Frame 1 (no input): blank canvas, image omitted
Frame 60 (the mouse pressed at the canvas centre just before this capture): blank canvas, image omitted
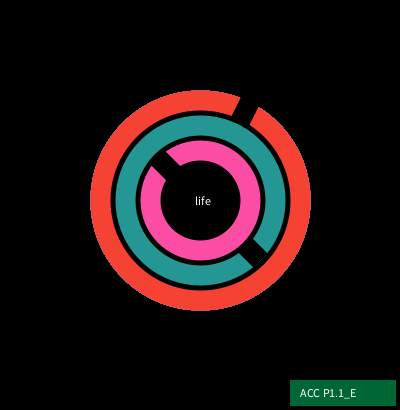
Frame 120 (the mouse held since frame 60 and released just before this capture)

The Processing sketch whose frames 1 and 60 were blank and that drew this single picture after the mouse press (run headless with seeded random() and noise(); from frame 60 on, the mouse is pressed at the canvas centre):

// Processing sketch: processing_95454
// ── processing_95454.pde

/*-------------------
Codi creat per Arnau Cuadras
Pràctica "P1.1_e"
Informàtica
Grup 4
2n GEDI
ELISAVA
-------------------*/
 
int counter;
void setup() {
  size(400,410);
  background(0,0,0);
  counter=0;
}
void draw(){
  counter++;
  strokeWeight(20);
  stroke(random(255),random(255),random(255));
  fill(0,0,0);
  if(mousePressed==true){
    ellipse(200,200,200,200);
stroke(0,0,0);
triangle(200,200,250,100,200,200);
stroke(random(255),random(255),random(255));
ellipse(200,200,150,150);
stroke(0,0,0);
triangle(210,210,260,260,210,210);
stroke(random(255),random(255),random(255));
ellipse(200,200,100,100);
stroke(0,0,0);
triangle(200,200,155,155,200,200);
fill(255);
text("life",195,205);
stroke(0,102,53);
rect(300,390,85,5);
fill(255);
text("ACC P1.1_E",300,397);
  }
}
